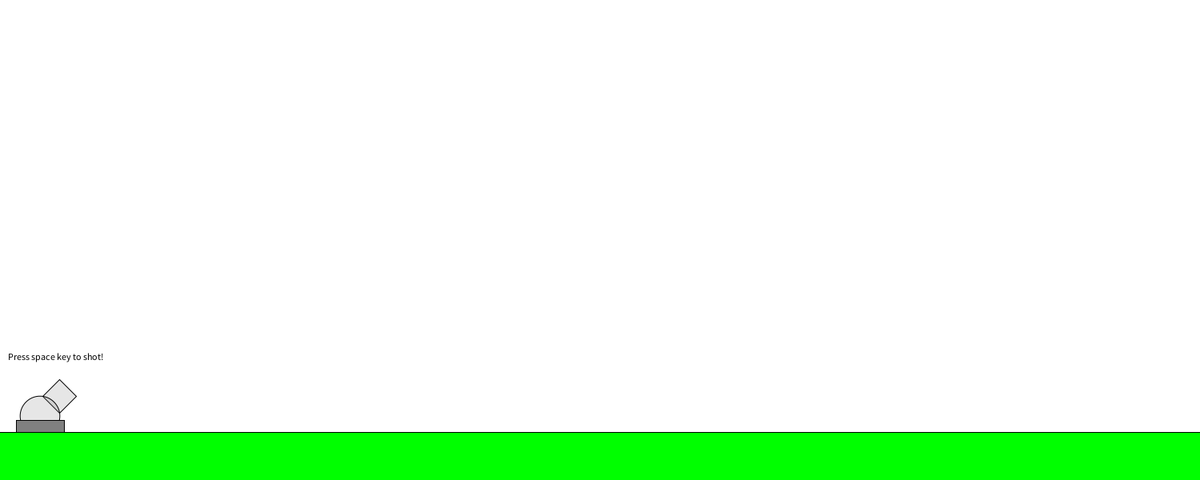
Frame 1 (no input)
Frame 60 (the mouse pressed at the canvas centre just before this capture): identical to frame 1, image omitted
Frame 120 (the mouse held since frame 60 and released just before this capture): identical to frame 1, image omitted

The Processing sketch that drew this single still picture (run headless with seeded random() and noise(); from frame 60 on, the mouse is pressed at the canvas centre):

// Processing sketch: sketch_160405d
// ── sketch_160405d.pde


// All of this stuff should go into a Cannon class
float angle = -PI/4;
PVector location = new PVector(50, 520);
boolean shot = false;
ArrayList<PVector> boom=new ArrayList<PVector>();

CannonBall ball;

void setup() {
  size(1500, 600);
  ball = new CannonBall(location.x, location.y);
}

void draw() {
  background(255);
  pushMatrix();
  
  translate(location.x, location.y);
  rotate(angle);
  fill(128,128,128,50);
  rect(20, -15, 30, 30);
  ellipse(0,0,50,50);
  rotate(-angle);
  fill(128);
  rect(-30,5,60,70);
  fill(0,255,0);
  rect(-60,20,1510,60);
  popMatrix();
  for(int i=0;i<=boom.size()-1;++i){
    PVector a=boom.get(i);
    fill(0);
    ellipse(a.x,a.y+30,30,30);
  }
  if (shot) {
    PVector gravity = new PVector(0, 0.2);
    ball.applyForce(gravity);
    ball.update();
    ball.display();
  }
  else{
    fill(0);
    text("Press space key to shot!", 10,450);
  }
  
  if (ball.location.y > height-75) {
    boom.add(ball.location);
    ball = new CannonBall(location.x, location.y);
    shot = false;
  }
}

void keyPressed() {
  if (key == CODED && keyCode == RIGHT) {
    angle += 0.1;
    if(angle>0)angle=0;
  } 
  else if (key == CODED && keyCode == LEFT) {
    angle -= 0.1;
    if(angle<-PI/2)angle=-PI/2;
  } 
  else if (key == ' ') {
    shot = true;
    PVector force = PVector.fromAngle(angle); 
    force.mult(10);
    ball.applyForce(force);
  }
}
// ── CannonBall.pde
class CannonBall { 
  // All of our regular motion stuff
  PVector location;
  PVector velocity;
  PVector acceleration;
  float angle;
  
  // Size
  float r = 8;
  
  float topspeed = 10;

  CannonBall(float x, float y) {
    location = new PVector(x,y);
    velocity = new PVector();
    acceleration = new PVector();
    angle=0;
  } 

  // Standard Euler integration
  void update() { 
    velocity.add(acceleration);
    velocity.limit(topspeed);
    location.add(velocity);
    acceleration.mult(0);
  }

  void applyForce(PVector force) {
    acceleration.add(force);
  }

  
  void display() { 
    stroke(0);
    strokeWeight(2);
    pushMatrix();
    translate(location.x,location.y);
    rotate(angle);
    fill(128);
    ellipse(0,0,r*3,r*3);
    fill(255,128,100,100);
    beginShape();
    for(int i=0;i<=360;i+=15){
      vertex(r*2*cos(PI/180*i),r*2*sin(PI/180*i));
      i+=15;
      vertex(r*2.5*cos(PI/180*i),r*2.5*sin(PI/180*i));
    }
    endShape();
    popMatrix();
    angle+=0.1;
  }
}
